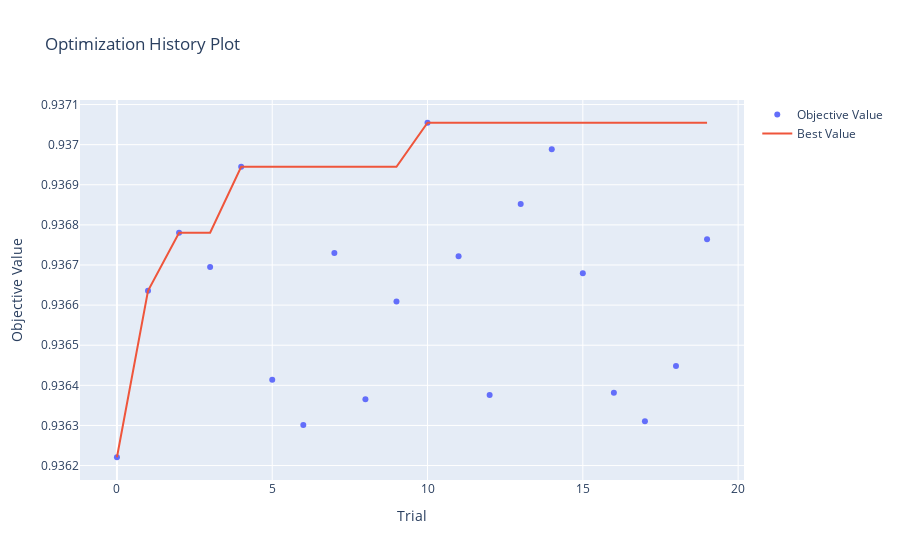

Notebook code cell kept with this figure:
### Code cell
fig = plot_optimization_history(study)
fig.show()

### Figure 1 — Plotly figure (JSON) as saved in the notebook; plotly's stock layout.template omitted (floating-point values rounded to 4 significant figures)
{"data": [{"mode": "markers", "name": "Objective Value", "type": "scatter", "x": [0, 1, 2, 3, 4, 5, 6, 7, 8, 9, 10, 11, 12, 13, 14, 15, 16, 17, 18, 19], "y": [0.9362, 0.9366, 0.9368, 0.9367, 0.9369, 0.9364, 0.9363, 0.9367, 0.9364, 0.9366, 0.9371, 0.9367, 0.9364, 0.9369, 0.937, 0.9367, 0.9364, 0.9363, 0.9364, 0.9368]}, {"mode": "lines", "name": "Best Value", "type": "scatter", "x": [0, 1, 2, 3, 4, 5, 6, 7, 8, 9, 10, 11, 12, 13, 14, 15, 16, 17, 18, 19], "y": [0.9362, 0.9366, 0.9368, 0.9368, 0.9369, 0.9369, 0.9369, 0.9369, 0.9369, 0.9369, 0.9371, 0.9371, 0.9371, 0.9371, 0.9371, 0.9371, 0.9371, 0.9371, 0.9371, 0.9371]}, {"marker": {"color": "#cccccc"}, "mode": "markers", "name": "Infeasible Trial", "showlegend": false, "type": "scatter", "x": [], "y": []}], "layout": {"title": {"text": "Optimization History Plot"}, "xaxis": {"title": {"text": "Trial"}}, "yaxis": {"title": {"text": "Objective Value"}}}}
